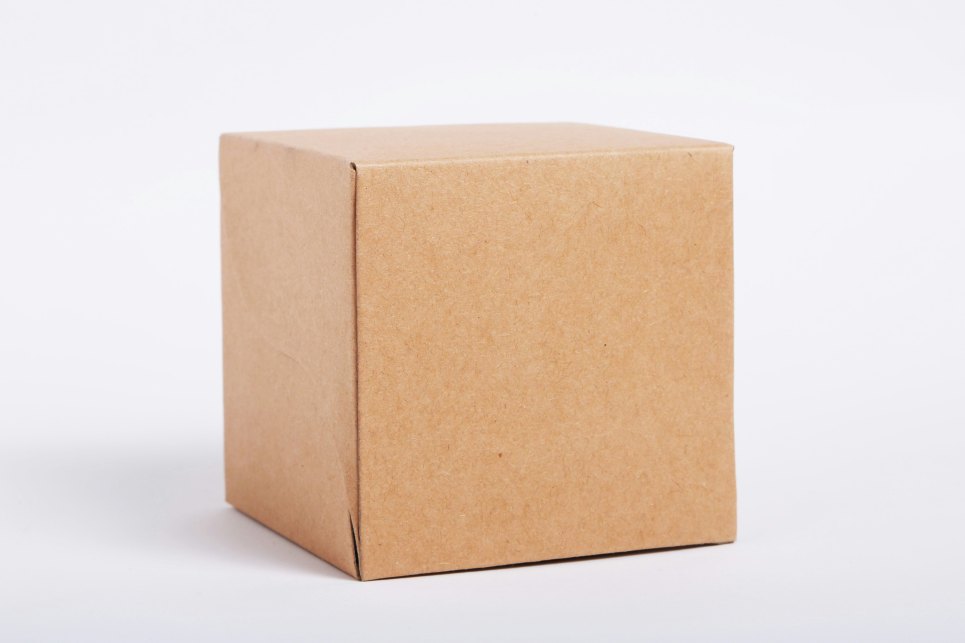
#> input picture Images/BOX-SIFT-1.jpg, 4822 x 3214 px (shown at 1/5 size)
$ python sift_match.py
#> lines starting #> are read from the running program, lines starting #| are printed output that depends on the picture
import cv2
import os

# Get the absolute path to the project root
base_path = os.path.abspath(os.path.join(os.path.dirname(__file__), '../../'))

# Image paths using the base path
img1_path = os.path.join(base_path, 'Images', 'BOX-SIFT-1.jpg')
img2_path = os.path.join(base_path, 'Images', 'BOX-SIFT-2.jpg')

# Create 'Results' folder if it doesn't exist
results_folder = os.path.join(base_path, 'Results')
if not os.path.exists(results_folder):
    os.makedirs(results_folder)

# Output path in the 'Results' folder
output_path = os.path.join(results_folder, 'sift_result.jpg')

# Load images in grayscale
img1 = cv2.imread(img1_path, cv2.IMREAD_GRAYSCALE)
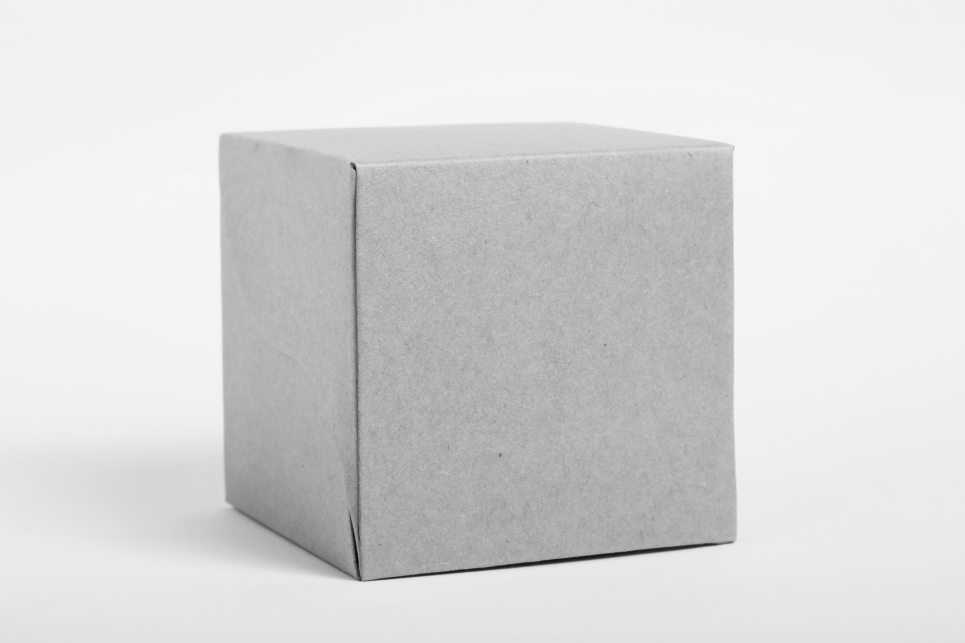
#> img1: shape (3214, 4822) (shown at 1/5 size); min 7, max 247, mean 216.7
img2 = cv2.imread(img2_path, cv2.IMREAD_GRAYSCALE)
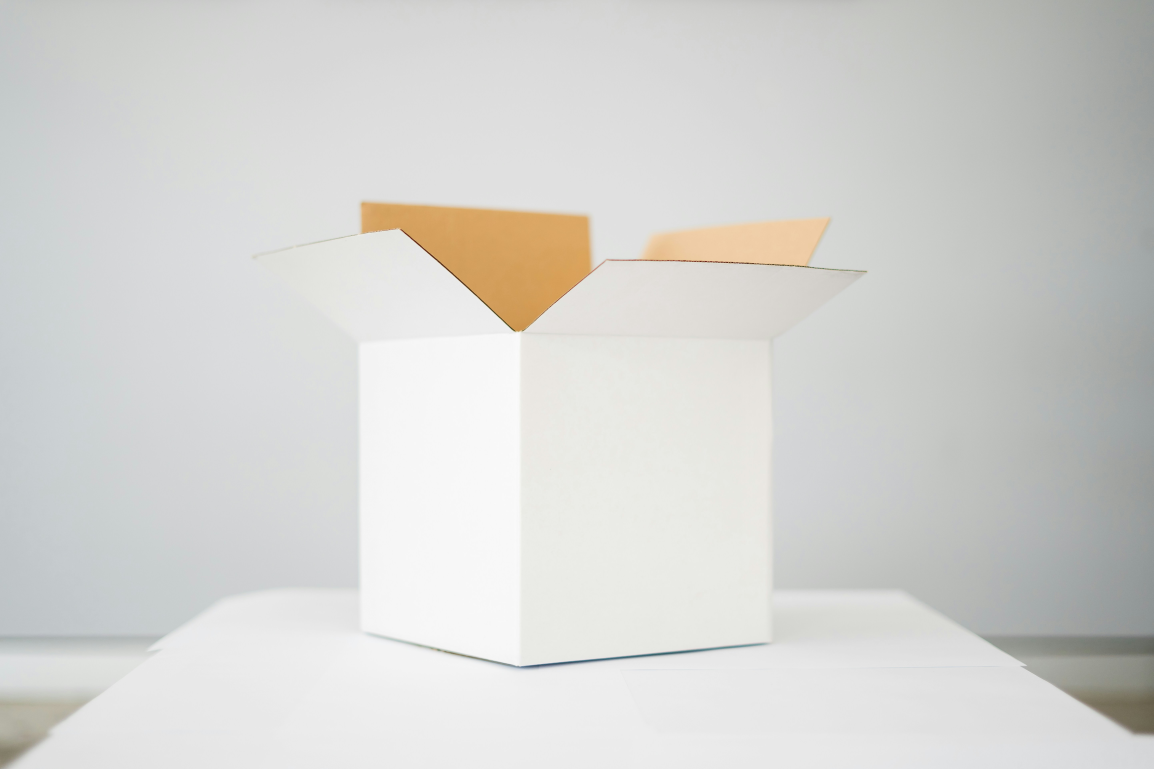
#> input picture Images/BOX-SIFT-2.jpg, 5768 x 3845 px (shown at 1/5 size)
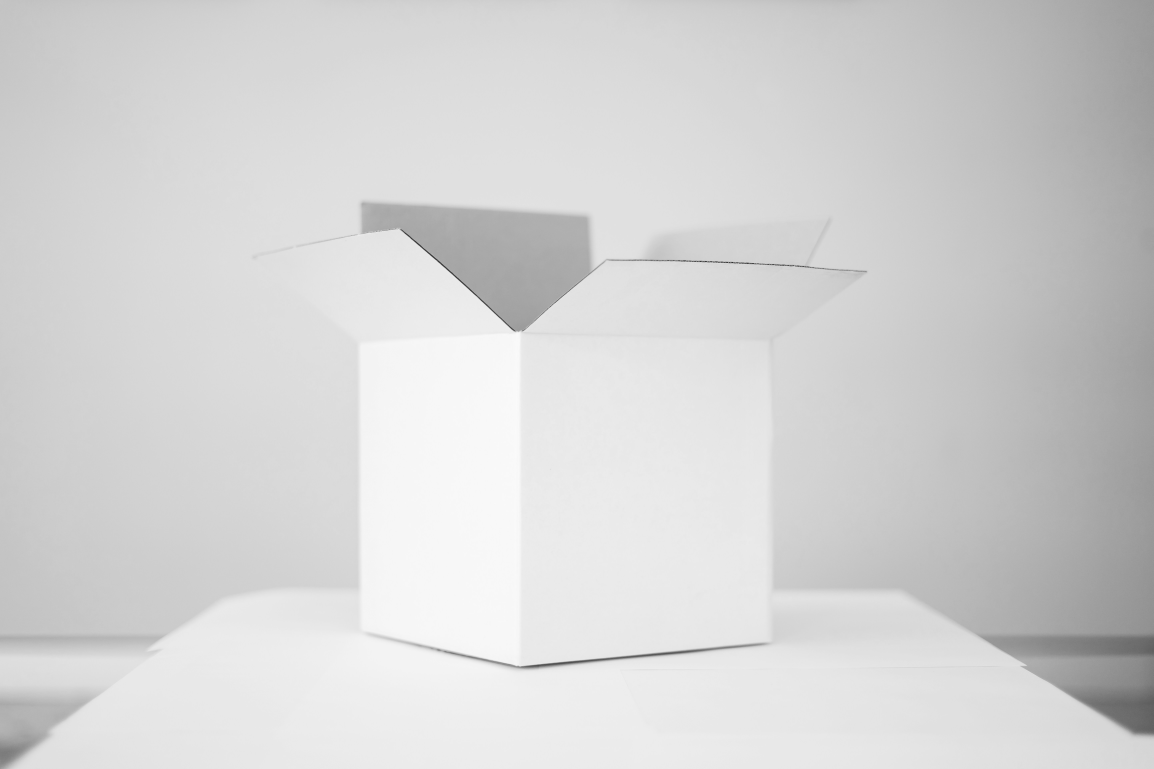
#> img2: shape (3845, 5768) (shown at 1/5 size); min 11, max 252, mean 211.9

# Check if images loaded correctly
if img1 is None or img2 is None:
    print("[❌] Error loading one or both images. Check file paths.")
    exit()

# Resize img2 to match img1's dimensions
img2_resized = cv2.resize(img2, (img1.shape[1], img1.shape[0]))

# Create SIFT detector
sift = cv2.SIFT_create()

# Detect and compute descriptors
#> (the run stopped early here; a loop or call above may not have finished)
